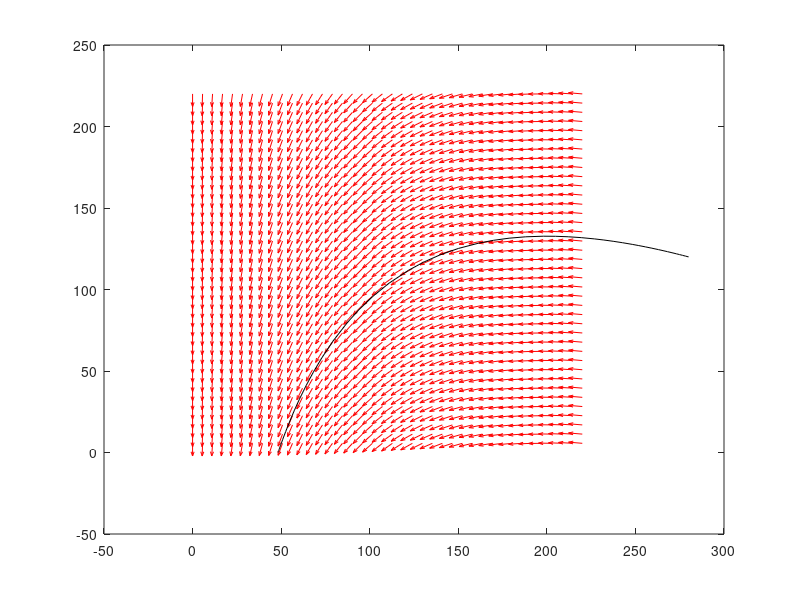

Source code (MATLAB): (Note: this script raises an error after producing the figure.)
%% phase_plot

tic;
clc;clear;

beta = .003;
gamma = .6;
nu = .2;
N = 400;

x1i = 0;
x1f = gamma/beta+20;
x2i = 0;
x2f = gamma/beta+20;
n = 40;

percent_sick = .3;
% System of DE
%f = @(x1,x2) -beta.*x1.*x2 - nu*x1 - nu*x2 +nu*N;
%g = @(x1,x2) (beta.*x1 - gamma).*x2;

f = @(x1,x2) -beta.*x1.*x2;
g = @(x1,x2) (beta.*x1 - gamma).*x2;
%tInt = [0,1.8];
tInt = [-100,100];
x0 = [N*(1-percent_sick),N*percent_sick];
func = @(t,x) [f(x(1),x(2)); ...
               g(x(1),x(2))];
[T,X] = ode45(func,tInt,x0);

%% Arrays
x1 = linspace(x1i,x1f,n);
x2 = linspace(x2i,x2f,n);
[X1,X2] = meshgrid(x1,x2);

%% Calc
dx1 = f(X1,X2);
dx2 = g(X1,X2);
u = dx1./sqrt(dx1.^2 + dx2.^2);
v = dx2./sqrt(dx1.^2 + dx2.^2);

%% Display
quiver(X1,X2,u,v,1,'r')
hold on
    plot(X(:,1),X(:,2),'k');
hold off
hold on
    fimplicit(f,'b',[x1i x1f x2i x2f])
hold off
hold on
    fimplicit(g,'g',[x1i x1f x2i x2f])
hold off
axis([x1i x1f x2i x2f]);
xlabel('x1')
ylabel('x2')